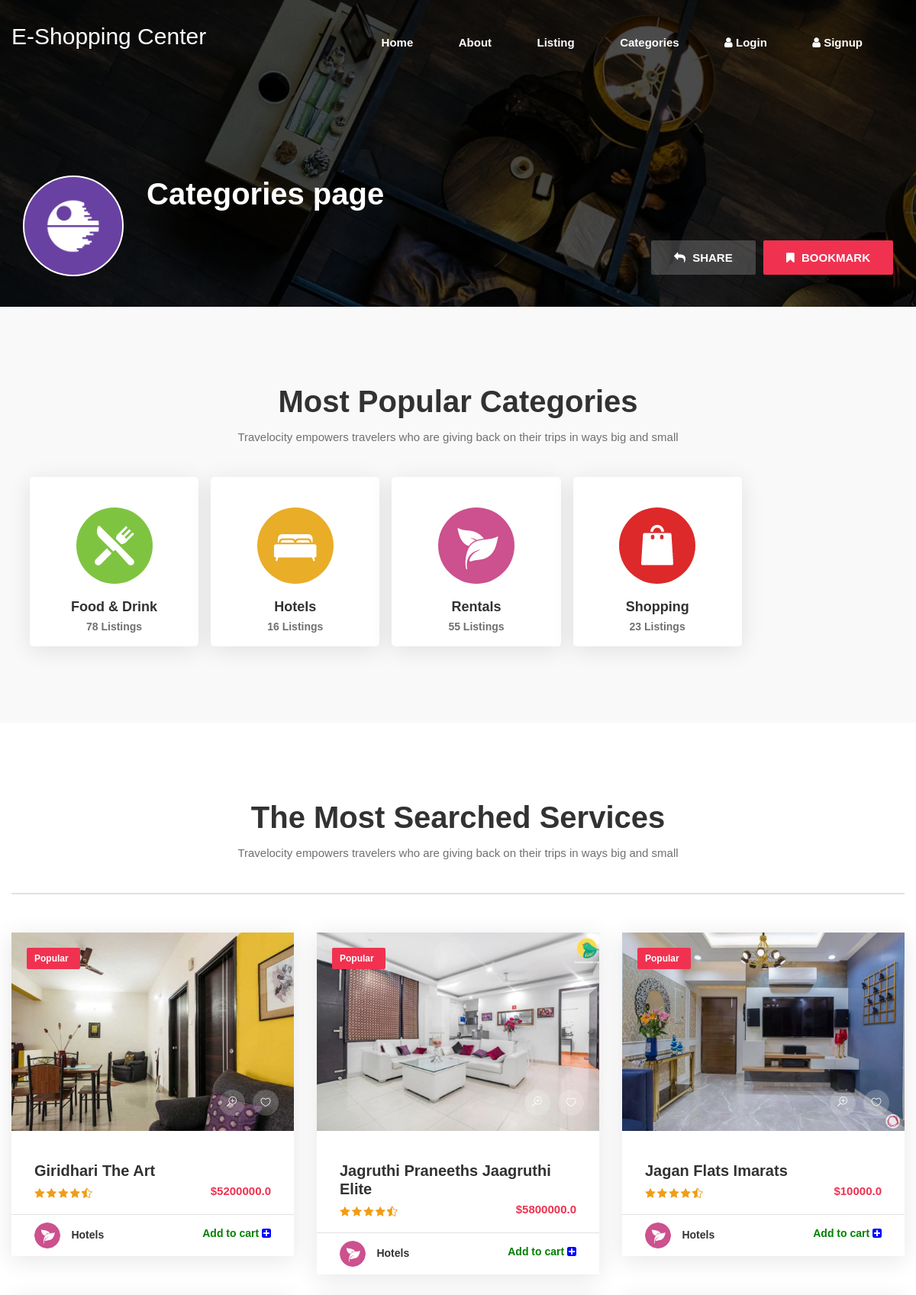
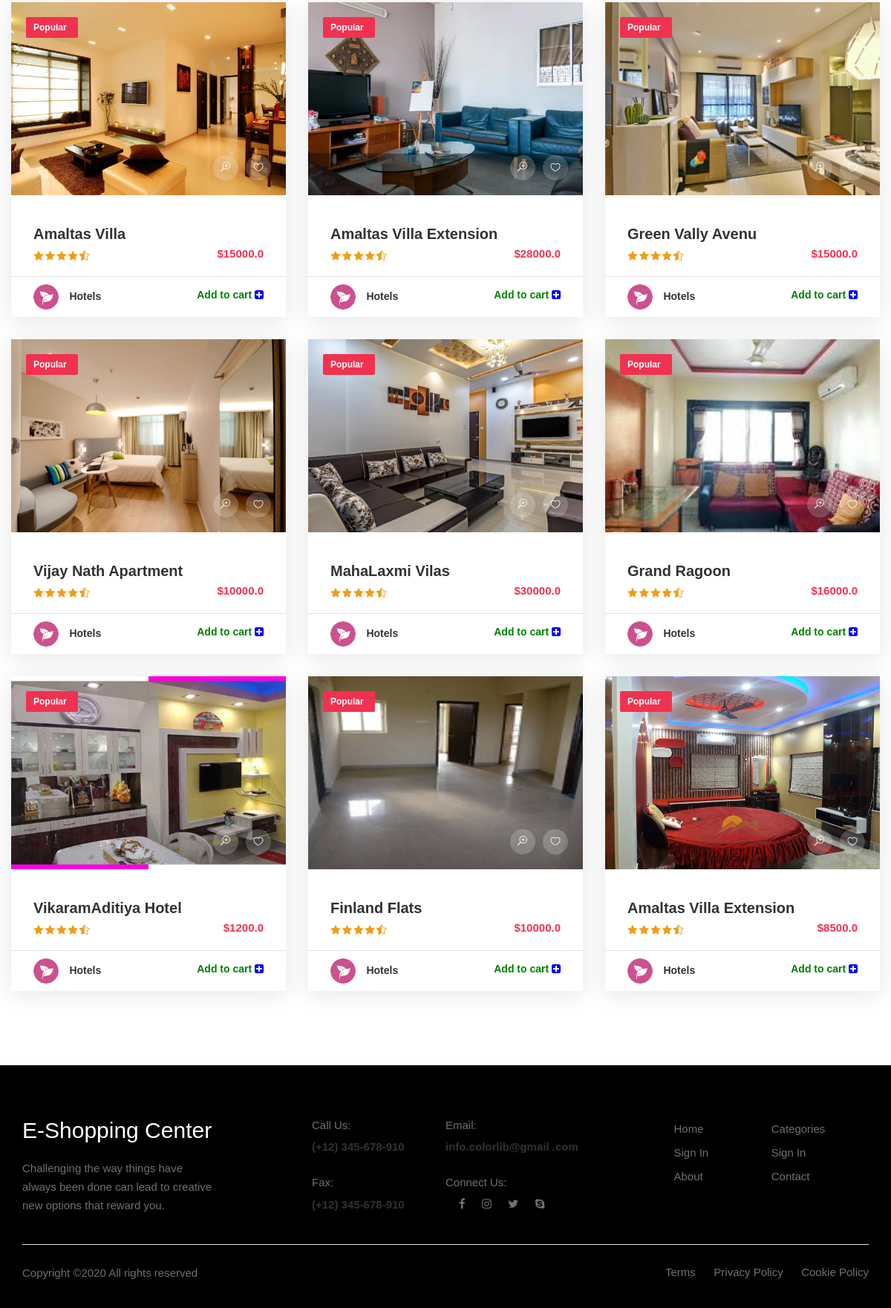
The page /category/ on the database its author committed (2 pictures, top to bottom).
### app1/models.py (models this page shows, shortened)
class Item(models.Model):
    title= models.CharField(max_length=100)
    price=models.FloatField()
    discount_price=models.FloatField(null=True,blank=True)
    category=models.ManyToManyField(Categories)
    lable=models.ManyToManyField(Lables)
    slug=models.SlugField()
    description=models.TextField()
    image=models.ImageField(upload_to='Images')
    def get_add_to_cart_url(self):
        return reverse("app1:add_to_cart",kwargs={
            'slug':self.slug
        })

class Categories(models.Model):
    title=models.CharField(max_length=20)
    def __str__(self):
        return self.title

### app1/views.py (the view)
# urls.py: path('category/',v1.category),
def category(request):
    shopping=Item.objects.all().filter(category__title__icontains="Hotels")
    return render(request,"category.html",{'shopping':shopping})

### template/category.html
{%extends "base.html"%}
{%load static%}
{%block content%}
<section class="listing-hero set-bg" data-setbg="{% static 'img/listing/details/listing-hero.jpg'%}">
    <div class="container">
        <div class="row">
            <div class="col-lg-8">
                <div class="listing__hero__option">
                    <div class="listing__hero__icon">
                        <img src="img/listing/details/ld-icon.png" alt="">
                    </div>
                    <div class="listing__hero__text">
                        <h2>Categories page</h2>
                    </div>
                </div>
            </div>
            <div class="col-lg-4">
                <div class="listing__hero__btns">
                    <a href="#" class="primary-btn share-btn"><i class="fa fa-mail-reply"></i> Share</a>
                    <a href="#" class="primary-btn"><i class="fa fa-bookmark"></i> Bookmark</a>
                </div>
            </div>
        </div>
    </div>
</section>
<section class="categories spad">
    <div class="container-fluid">
        <div class="row">
            <div class="col-lg-12">
                <div class="section-title ">
                    <h2>Most Popular Categories</h2>
                    <p>Travelocity empowers travelers who are giving back on their trips in ways big and small</p>
                </div>
                <div class="categories__item__list">
                    <div class="categories__item ml-4">
                        <a href="/food"><img src="{% static 'img/categories/cat-1.png'%}" alt=""></a>
                        <h5>Food & Drink</h5>
                        <span>78 Listings</span>
                    </div>
                    <div class="categories__item ">
                        <a href="/hotel"><img src="{% static 'img/categories/cat-3.png'%}" alt=""></a>
                        <h5>Hotels</h5>
                        <span>16 Listings</span>
                    </div>
                    <div class="categories__item">
                      <a href="/rental"> <img src="{% static 'img/categories/cat-4.png'%}" alt=""></a>
                        <h5>Rentals</h5>
                        <span>55 Listings</span>
                    </div>
                    <div class="categories__item">
                        <a href="/shop"><img src="{% static 'img/categories/cat-5.png'%}" alt=""></a>
                        <h5>Shopping</h5>
                        <span>23 Listings</span>
                    </div>
                </div>
            </div>
        </div>
    </div>
</section>
<section class="most-search spad">
    <div class="container-fluid">
        <div class="row">
            <div class="col-lg-12">
                <div class="section-title">
                    <h2>The Most Searched Services</h2>
                    <p>Travelocity empowers travelers who are giving back on their trips in ways big and small</p>
                </div>
            </div>
        </div>
        <div class="row">
            <div class="col-lg-12">
                <div class="most__search__tab">
                </div>
                <div class="tab-content">
                    <div class="tab-pane active" id="tabs-1" role="tabpanel">
                        <div class="row">
                          {%for obj in shopping%}
                          <div class="col-lg-4 col-md-6">
                              <div class="listing__item">
                                  <div class="listing__item__pic set-bg" data-setbg="{{obj.image.url}}">
                                      <div class="listing__item__pic__tag">Popular</div>
                                      <div class="listing__item__pic__btns">
                                          <a href="#"><span class="icon_zoom-in_alt"></span></a>
                                          <a href="#"><span class="icon_heart_alt"></span></a>
                                      </div>
                                  </div>
                                  <div class="listing__item__text">
                                      <div class="listing__item__text__inside">
                                          <h5>{{obj.title}}</h5>
                                          <div class="listing__item__text__rating">
                                            <div class="listing__item__rating__star">{{obj.get_lable_display}}
                                                <span class="icon_star"></span>
                                                <span class="icon_star"></span>
                                                <span class="icon_star"></span>
                                                <span class="icon_star"></span>
                                                <span class="icon_star-half_alt"></span>
                                            </div>
                                              <h6>
                                                {%if obj.discount_price%}
                                                    <span class="mr-1">
                                                      <del>${{obj.price}}</del>
                                                      </span>
                                                    <span>${{obj.discount_price}}</span>
                                                      {%else%}
                                                    <span>${{obj.price}}</span>
                                                {%endif%}
                                              </h6>
                                          </div>
                                      </div>
                                      <div class="listing__item__text__info">
                                          <div class="listing__item__text__info__left">
                                              <img src="{% static 'img/categories/cat-4.png'%}" alt="">
                                              {%for cat in obj.category.all%}
                                              <span>{{cat}}</span>
                                              {%endfor%}
                                          </div>
                                          <div class="listing__item__text__info__right " ><a href="{{ obj.get_add_to_cart_url }}" style="color:green">Add to cart   <i class="fa fa-plus-square" aria-hidden="true" style="color:blue"></i></a></div>
                                      </div>
                                  </div>
                              </div>
                          </div>
                            {%endfor%}
                        </div>
                    </div>
                </div>
            </div>
        </div>
    </div>
</section>
{%endblock content%}

### template/base.html (shortened to what this page needs)
<!DOCTYPE html>
{%load static%}
{%load cart_template_tags%}
<html lang="zxx">
<head>
    <link rel="stylesheet" href="{% static 'css/bootstrap.min.css'%}" type="text/css">
    <link rel="stylesheet" href="{% static 'css/font-awesome.min.css'%}" type="text/css">
    <link rel="stylesheet" href="{% static 'css/elegant-icons.css'%}" type="text/css">
    <link rel="stylesheet" href="{% static 'css/flaticon.css'%}" type="text/css">
    <link rel="stylesheet" href="{% static 'css/nice-select.css'%}" type="text/css">
    <link rel="stylesheet" href="{% static 'css/barfiller.css'%}" type="text/css">
    <link rel="stylesheet" href="{% static 'css/magnific-popup.css'%}" type="text/css">
    <link rel="stylesheet" href="{% static 'css/jquery-ui.min.css'%}" type="text/css">
    <link rel="stylesheet" href="{% static 'css/owl.carousel.min.css'%}" type="text/css">
    <link rel="stylesheet" href="{% static 'css/slicknav.min.css'%}" type="text/css">
    <link rel="stylesheet" href="{% static 'css/style.css'%}" type="text/css">
</head>
<body>
    <header class="header">
        <div class="container-fluid">
            <div class="row">
                <div class="col-lg-3 col-md-3">
                    <div class="header__logo">
                        <a href="/"><h3 style="color:white">E-Shopping Center</h3>
                    </div>
                </div>
                <div class="col-lg-9 col-md-9">
                    <div class="header__nav">
                        <nav class="header__menu mobile-menu">
                            <ul>
                                <li><a href="/">Home</a></li>
                                <li><a href="/about">About</a></li>
                                <li><a href="/list">Listing</a></li>
                                <li><a href="/category">Categories</a></li>
                            </ul>
                        </nav>
                        <div class="header__menu mobile-menu">
                          <ul >
                              {%if request.user.is_authenticated%}
                                <li class="nav-item">
                                  <a href="{%url 'app1:order_summary'%}"><span class="badge red z-depth-1 mr-1">{{ request.user|cart_item_count}}</span><i class="fa fa-shopping-cart" aria-hidden="true"></i> Cart
                                  </a>
                                </li>
                                <li class="nav-item"><a href="" class="login-btn"><img src="{{request.user.userprofile.profile_pic.url}}" width=80px; height=50px; alt="..." class="img-fluid rounded-circle"><span>        {{request.user.username}}</span></a>
                                  <ul class="dropdown">
                                        <li><a href="/userform">Edit your Profile</a></li>
                                        <li><a href="/request-refund">Problem Related Orders</a></li>
                                    </ul>
                                </li>
                                  <li class="nav-item">
                                  <a href="/accounts/logout" class="login-btn"><i class="fa fa-user"></i> <span>Logout</span></a>
                                    </li>
                              {% else %}
                                  <li class="nav-item">
                                    <a href="/accounts/login" class="login-btn"><i class="fa fa-user"></i> <span>Login</span></a>
                                  </li>
                                    <li class="nav-item">
                                      <a href="/signup" class="login-btn"><i class="fa fa-user"></i> <span>Signup</span></a>
                                </li>
                              {% endif %}
                              </ul>
                        </div>
                    </div>
                </div>
            </div>
        </div>
    </header>
    {%block content%}
    {%endblock content%}
  <footer class="footer" style="background-color:black">
            <div class="container" >
                <div class="row">
                    <div class="col-lg-3 col-md-6">
                        <div class="footer__about">
                            <div class="footer__about__logo">
                                <a href="./index.html"><h3 style="color:white">E-Shopping Center</h3>
                            </div>
                            <p>Challenging the way things have always been done can lead to creative new options that reward
                                you.</p>
                        </div>
                    </div>
                    <div class="col-lg-4 offset-lg-1 col-md-6">
                        <div class="footer__address">
                            <ul>
                                <li>
                                    <span>Call Us:</span>
                                    <p>(+12) 345-678-910</p>
                                </li>
                                <li>
                                    <span>Email:</span>
                                    <p>info.colorlib@gmail .com</p>
                                </li>
                                <li>
                                    <span>Fax:</span>
                                    <p>(+12) 345-678-910</p>
                                </li>
                                <li>
                                    <span>Connect Us:</span>
                                    <div class="footer__social">
                                        <a href="#"><i class="fa fa-facebook"></i></a>
                                        <a href="#"><i class="fa fa-instagram"></i></a>
                                        <a href="#"><i class="fa fa-twitter"></i></a>
                                        <a href="#"><i class="fa fa-skype"></i></a>
                                    </div>
                                </li>
                           </ul>
                       </div>
                   </div>
                 <div class="col-lg-3 offset-lg-1 col-md-6">
                       <div class="footer__widget">
                           <ul>
                               <li><a href="#">Home</a></li>
                                <li><a href="#">Sign In</a></li>
                               <li><a href="#">About</a></li>
                           </ul>
                           <ul>
                               <li><a href="#">Categories</a></li>
                                <li><a href="#">Sign In</a></li>
                               <li><a href="#">Contact</a></li>
                           </ul>
                         </div>
                     </div>
                  </div>
                 <div class="row" >
                     <div class="col-lg-12">
                         <div class="footer__copyright" style="background-color:black">
                             <div class="footer__copyright__text"><p>
      Copyright &copy;<script>document.write(new Date().getFullYear());</script> All rights reserved </p>
                              </div>
                              <div class="footer__copyright__links">
                                 <a href="#">Terms</a>
                                 <a href="#">Privacy Policy</a>
                                <a href="#">Cookie Policy</a>
                             </div>
                          </div>
                    </div>
                 </div>
             </div>
          </footer>
    </body>
    </html>

### rows shown on the page
Item: shows a picture, title "Giridhari The Art", price "5200000.0"
Categories: title "Hotels"
Item: shows a picture, title "Jagruthi Praneeths Jaagruthi Elite", price "5800000.0"
Item: shows a picture, title "Jagan Flats Imarats", price "10000.0"
Item: shows a picture, title "Amaltas Villa", price "15000.0"
Item: shows a picture, title "Amaltas Villa Extension", price "28000.0"
Item: shows a picture, title "Green Vally Avenu", price "15000.0"
Item: shows a picture, title "Vijay Nath Apartment", price "10000.0"
Item: shows a picture, title "MahaLaxmi Vilas", price "30000.0"
Item: shows a picture, title "Grand Ragoon", price "16000.0"
Item: shows a picture, title "VikaramAditiya Hotel", price "1200.0"
Item: shows a picture, title "Finland Flats", price "10000.0"
Item: shows a picture, title "Amaltas Villa Extension", price "8500.0"
